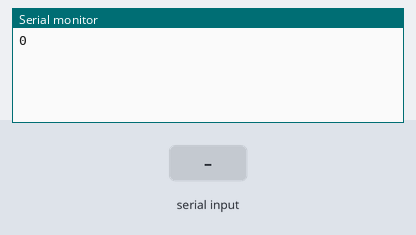
The sketch below on a simulated Arduino Uno, built with avr-gcc and run on an emulated ATmega328P. On the bench: the last lines printed to the serial monitor. Inputs (shaded band) come from the test bench.

Above: at 1.2 s.
1.3 s: "90,45\n" received over Serial
At 1.9 s:
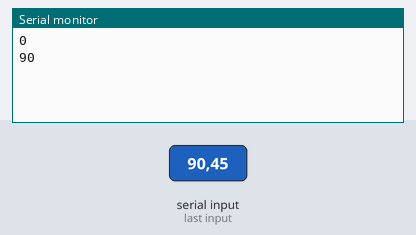
2.8 s: "30,150\n" received over Serial
At 3.6 s:
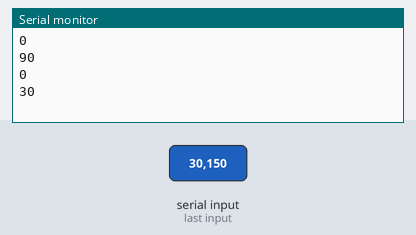
Timing chart, 0 to 5.8 s (numbered marks = the images above; inputs shaded):
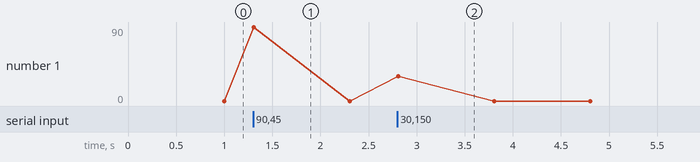

The sketch:

string2int_serial.ino
```cpp
void setup() {
  // put your setup code here, to run once:
  Serial.begin(9600);
}

void loop() {
  // put your main code here, to run repeatedly
//  Serial.println(data);
//  delay(100);

    String data = Serial.readStringUntil('\n');
    int long_data = data.toInt();
    Serial.println(long_data);
}
```

Measured:
- after the input at 1.3 s, the serial monitor: prints a new line at once (image 1)
- after the input at 2.8 s, the serial monitor: prints a new line at once (image 2)
